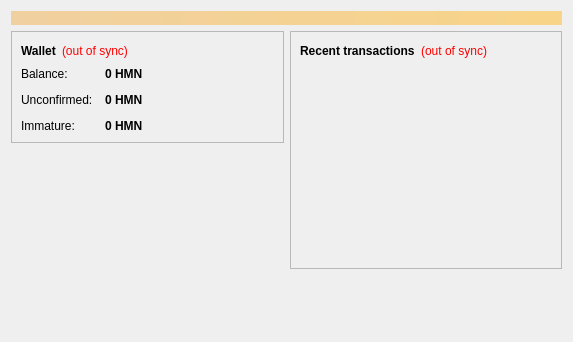
<?xml version="1.0" encoding="UTF-8"?>
<ui version="4.0">
 <class>OverviewPage</class>
 <widget class="QWidget" name="OverviewPage">
  <property name="geometry">
   <rect>
    <x>0</x>
    <y>0</y>
    <width>573</width>
    <height>342</height>
   </rect>
  </property>
  <property name="windowTitle">
   <string>Form</string>
  </property>
  <layout class="QVBoxLayout" name="topLayout">
   <item>
    <widget class="QLabel" name="labelAlerts">
     <property name="visible">
      <bool>false</bool>
     </property>
     <property name="styleSheet">
      <string notr="true">background-color: qlineargradient(x1: 0, y1: 0, x2: 1, y2: 0, stop:0 #F0D0A0, stop:1 #F8D488); color:#000000;</string>
     </property>
     <property name="wordWrap">
      <bool>true</bool>
     </property>
     <property name="margin">
      <number>3</number>
     </property>
    </widget>
   </item>
   <item>
    <layout class="QHBoxLayout" name="horizontalLayout" stretch="1,1">
     <item>
      <layout class="QVBoxLayout" name="verticalLayout_2">
       <item>
        <widget class="QFrame" name="frame">
         <property name="frameShape">
          <enum>QFrame::StyledPanel</enum>
         </property>
         <property name="frameShadow">
          <enum>QFrame::Raised</enum>
         </property>
         <layout class="QVBoxLayout" name="verticalLayout_4">
          <item>
           <layout class="QHBoxLayout" name="horizontalLayout_4">
            <item>
             <widget class="QLabel" name="label_5">
              <property name="font">
               <font>
                <weight>75</weight>
                <bold>true</bold>
               </font>
              </property>
              <property name="text">
               <string>Wallet</string>
              </property>
             </widget>
            </item>
            <item>
             <widget class="QLabel" name="labelWalletStatus">
              <property name="toolTip">
               <string>The displayed information may be out of date. Your wallet automatically synchronizes with the HMNCoin network after a connection is established, but this process has not completed yet.</string>
              </property>
              <property name="styleSheet">
               <string notr="true">QLabel { color: red; }</string>
              </property>
              <property name="text">
               <string notr="true">(out of sync)</string>
              </property>
              <property name="alignment">
               <set>Qt::AlignLeading|Qt::AlignLeft|Qt::AlignVCenter</set>
              </property>
             </widget>
            </item>
            <item>
             <spacer name="horizontalSpacer_2">
              <property name="orientation">
               <enum>Qt::Horizontal</enum>
              </property>
              <property name="sizeHint" stdset="0">
               <size>
                <width>40</width>
                <height>20</height>
               </size>
              </property>
             </spacer>
            </item>
           </layout>
          </item>
          <item>
           <layout class="QFormLayout" name="formLayout_2">
            <property name="fieldGrowthPolicy">
             <enum>QFormLayout::AllNonFixedFieldsGrow</enum>
            </property>
            <property name="horizontalSpacing">
             <number>12</number>
            </property>
            <property name="verticalSpacing">
             <number>12</number>
            </property>
            <item row="0" column="0">
             <widget class="QLabel" name="label">
              <property name="text">
               <string>Balance:</string>
              </property>
             </widget>
            </item>
            <item row="0" column="1">
             <widget class="QLabel" name="labelBalance">
              <property name="font">
               <font>
                <weight>75</weight>
                <bold>true</bold>
               </font>
              </property>
              <property name="cursor">
               <cursorShape>IBeamCursor</cursorShape>
              </property>
              <property name="toolTip">
               <string>Your current balance</string>
              </property>
              <property name="text">
               <string notr="true">0 HMN</string>
              </property>
              <property name="textInteractionFlags">
               <set>Qt::LinksAccessibleByMouse|Qt::TextSelectableByKeyboard|Qt::TextSelectableByMouse</set>
              </property>
             </widget>
            </item>
            <item row="1" column="0">
             <widget class="QLabel" name="label_3">
              <property name="text">
               <string>Unconfirmed:</string>
              </property>
             </widget>
            </item>
            <item row="1" column="1">
             <widget class="QLabel" name="labelUnconfirmed">
              <property name="font">
               <font>
                <weight>75</weight>
                <bold>true</bold>
               </font>
              </property>
              <property name="cursor">
               <cursorShape>IBeamCursor</cursorShape>
              </property>
              <property name="toolTip">
               <string>Total of transactions that have yet to be confirmed, and do not yet count toward the current balance</string>
              </property>
              <property name="text">
               <string notr="true">0 HMN</string>
              </property>
              <property name="textInteractionFlags">
               <set>Qt::LinksAccessibleByMouse|Qt::TextSelectableByKeyboard|Qt::TextSelectableByMouse</set>
              </property>
             </widget>
            </item>
            <item row="2" column="0">
             <widget class="QLabel" name="labelImmatureText">
              <property name="text">
               <string>Immature:</string>
              </property>
             </widget>
            </item>
            <item row="2" column="1">
             <widget class="QLabel" name="labelImmature">
              <property name="font">
               <font>
                <weight>75</weight>
                <bold>true</bold>
               </font>
              </property>
              <property name="toolTip">
               <string>Mined balance that has not yet matured</string>
              </property>
              <property name="text">
               <string notr="true">0 HMN</string>
              </property>
              <property name="textInteractionFlags">
               <set>Qt::LinksAccessibleByMouse|Qt::TextSelectableByKeyboard|Qt::TextSelectableByMouse</set>
              </property>
             </widget>
            </item>
           </layout>
          </item>
         </layout>
        </widget>
       </item>
       <item>
        <spacer name="verticalSpacer">
         <property name="orientation">
          <enum>Qt::Vertical</enum>
         </property>
         <property name="sizeHint" stdset="0">
          <size>
           <width>20</width>
           <height>40</height>
          </size>
         </property>
        </spacer>
       </item>
      </layout>
     </item>
     <item>
      <layout class="QVBoxLayout" name="verticalLayout_3">
       <item>
        <widget class="QFrame" name="frame_2">
         <property name="frameShape">
          <enum>QFrame::StyledPanel</enum>
         </property>
         <property name="frameShadow">
          <enum>QFrame::Raised</enum>
         </property>
         <layout class="QVBoxLayout" name="verticalLayout">
          <item>
           <layout class="QHBoxLayout" name="horizontalLayout_2">
            <item>
             <widget class="QLabel" name="label_4">
              <property name="text">
               <string>&lt;b&gt;Recent transactions&lt;/b&gt;</string>
              </property>
             </widget>
            </item>
            <item>
             <widget class="QLabel" name="labelTransactionsStatus">
              <property name="toolTip">
               <string>The displayed information may be out of date. Your wallet automatically synchronizes with the HMNCoin network after a connection is established, but this process has not completed yet.</string>
              </property>
              <property name="styleSheet">
               <string notr="true">QLabel { color: red; }</string>
              </property>
              <property name="text">
               <string notr="true">(out of sync)</string>
              </property>
              <property name="alignment">
               <set>Qt::AlignRight|Qt::AlignTrailing|Qt::AlignVCenter</set>
              </property>
             </widget>
            </item>
            <item>
             <spacer name="horizontalSpacer">
              <property name="orientation">
               <enum>Qt::Horizontal</enum>
              </property>
              <property name="sizeHint" stdset="0">
               <size>
                <width>40</width>
                <height>20</height>
               </size>
              </property>
             </spacer>
            </item>
           </layout>
          </item>
          <item>
           <widget class="QListView" name="listTransactions">
            <property name="styleSheet">
             <string notr="true">QListView { background: transparent; }</string>
            </property>
            <property name="frameShape">
             <enum>QFrame::NoFrame</enum>
            </property>
            <property name="verticalScrollBarPolicy">
             <enum>Qt::ScrollBarAlwaysOff</enum>
            </property>
            <property name="horizontalScrollBarPolicy">
             <enum>Qt::ScrollBarAlwaysOff</enum>
            </property>
            <property name="selectionMode">
             <enum>QAbstractItemView::NoSelection</enum>
            </property>
           </widget>
          </item>
         </layout>
        </widget>
       </item>
       <item>
        <spacer name="verticalSpacer_2">
         <property name="orientation">
          <enum>Qt::Vertical</enum>
         </property>
         <property name="sizeHint" stdset="0">
          <size>
           <width>20</width>
           <height>40</height>
          </size>
         </property>
        </spacer>
       </item>
      </layout>
     </item>
    </layout>
   </item>
  </layout>
 </widget>
 <resources/>
 <connections/>
</ui>
